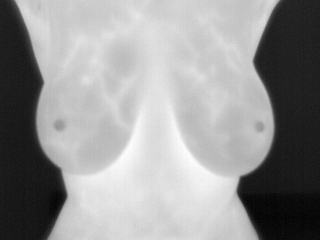
%> input picture test/IR_0100.png, 320 x 240 px
$ octave --eval "result = nipple_amodio(imread('test/IR_0100.png'));"   (GNU Octave 9; MATLAB toolbox functions it lacks are replaced by stand-ins)
%> lines starting %> are read from the running program, lines starting %| are printed output that depends on the picture; in (x1, y1, x2, y2) boxes, pixels count from 0 and x2, y2 are one past the last pixel; in counts of white or black regions, pixels touching at a corner belong together; the program's own positions count from 1

function image_with_nipples = nipple_amodio(image)

    % --------------------------------- gray scale image ---------------------------------- %

    bw_image = rgb2gray(image);

    %imshow(bw_image);

    % ------------------------------ human-body segmentation ------------------------------ %

    % human body binary mask
    T = 50;
    [m,n] = size(bw_image);
%> m = 240; n = 320
    binary_mask = zeros([m,n] ,'logical');

    for i = 1 : m
        for j = 1 : n
            if image(i,j) <= T
                binary_mask(i,j) = 0;
            else
                binary_mask(i,j) = 1;
            end
        end
    end
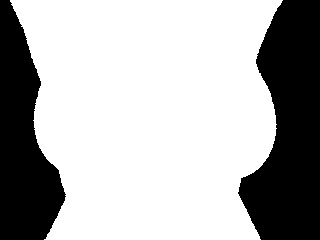
%> binary_mask: size 240x320 logical; 69.5% white; 2 black regions, box (x1, y1, x2, y2) and area: (238, 0, 320, 240) 13775, (0, 0, 66, 240) 9665

    % morphological closing
    SE = strel('disk',3);
    binary_mask =imclose(binary_mask, SE);
%> binary_mask: size 240x320 logical; 69.5% white; 2 black regions, box (x1, y1, x2, y2) and area: (239, 0, 320, 240) 13770, (0, 0, 65, 240) 9655

    % morphological dilation
    SE = strel('disk',10);
    human_body_binary_mask = imdilate(binary_mask,SE);
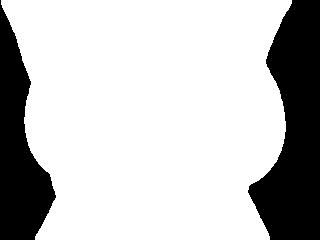
%> human_body_binary_mask: size 240x320 logical; 76% white; 2 black regions, box (x1, y1, x2, y2) and area: (248, 0, 320, 240) 11221, (0, 0, 56, 240) 7188

    %imshow(human_body_binary_mask);

    % -------------------------------- adaptive threshold -------------------------------- %

    C = 0.03;
    neighborhood = 15;
    mf_image  = medfilt2(bw_image,[neighborhood neighborhood]);
    image_tmp =  mf_image - bw_image;
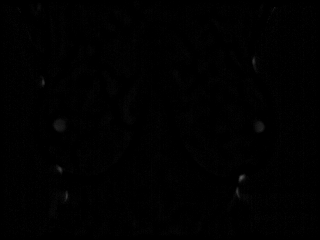
%> image_tmp: size 240x320 uint8; min 0, max 83, mean 1
    segmented_image = imbinarize(image_tmp,C);
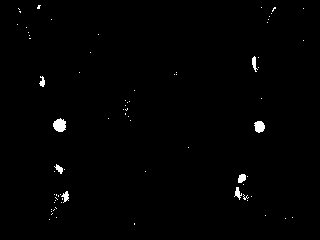
%> segmented_image: size 240x320 logical; 0.84% white; 74 white regions (66 under 20 px), largest, box (x1, y1, x2, y2) and area: (53, 118, 66, 132) 137, (254, 121, 265, 133) 100, (238, 174, 246, 183) 57

    segmented_image = immultiply(segmented_image, human_body_binary_mask);

    %imshow(segmented_image);

    % -------------------------------------- mask_UL ------------------------------------- %

    [Him,Lim] = size(segmented_image);
%> Him = 240; Lim = 320
    Lcnt = Lim / 2;
%> Lcnt = 160
    Hup = 0.35 * Him;
%> Hup = 84
    Hlw = 0.3 * Him;
%> Hlw = 72

    mask_UL = segmented_image(:,:);

    mask_UL(1:Hup,:) = 0;
    mask_UL((Him-Hlw):Him,:) = 0;
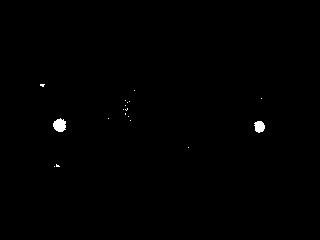
%> mask_UL: size 240x320 logical; 0.36% white; 18 white regions (16 under 20 px), largest, box (x1, y1, x2, y2) and area: (53, 118, 66, 132) 137, (254, 121, 265, 133) 100

    %imshow(mask_UL);

    % --------------------------------- region detection --------------------------------- %


    %list of candidate computed only considerating valid regions
    Np = 20;
    list_of_candidates = regionprops(mask_UL, 'PixelList', 'Circularity', 'Centroid');
%> list_of_candidates = 18 regions; first 5, Centroid and Circularity: [42.9 85.7] 0.799, [60.3 125.8] 0.812, [55 167] NaN, [58.1 166.4] 0.776, [109 119] NaN

    for i=1:size(list_of_candidates,1)
        candidate_size = size(list_of_candidates(i).PixelList,1);
        if (candidate_size < Np)
            list_of_candidates(i).PixelList=[];
            list_of_candidates(i).Centroid=[];
            list_of_candidates(i).Circularity=[];
        end
    end
%> this loop made 18 passes
%> candidate_size on passes 1 to 12: 11, 137, 1, 8, 1, 1, 1, 1, 4, 2, 1, 1
%> after the loop, list_of_candidates = 18 items

    % [12 lines of commented-out code are left out]

    L_left = list_of_candidates;
%> L_left = 18 items
    L_left_size = 0;

    L_right = list_of_candidates(:,:);
%> L_right = 18 items
    L_right_size = 0;

    for i=1:size(list_of_candidates,1)
        candidate_centroid = list_of_candidates(i).Centroid;
        if(~isempty(candidate_centroid))
            if (candidate_centroid(1)> Lcnt)
                L_left(i).PixelList=[];
                L_left(i).Centroid=[];
                L_left(i).Circularity=[];
                L_right_size = L_right_size+1;
            else
                L_right(i).PixelList=[];
                L_right(i).Centroid=[];
                L_right(i).Circularity=[];
                L_left_size = L_left_size+1;
            end
        end
    end
%> this loop made 18 passes
%> (candidate_centroid, L_left_size) on pass 2: ([60.3 125.8], 1)
%> (candidate_centroid, L_right_size) on pass 17: ([260.1 127.2], 1)

    % nipple selection algorithm

    if(L_left_size > 1)
        % list of all the roundnesses of the candidates
        candidates_roundnesses = [];
        % list of indices associated with candidates
        candidates_indeces = [];

        for i = 1:size(L_left,1)
            candidate_roundness = L_left(i).Circularity;
            if(~isempty(candidate_roundness))
                candidates_roundnesses = [candidates_roundnesses candidate_roundness];
                candidates_indeces = [candidates_indeces i];
            end
        end

        [~, m_l]= max(candidates_roundnesses);
        if(size(m_l) > 1)
            a_l = -1;
            for i=1:size(m_l)
                % takes the index of each candidate associated with maximum roundness from the candidates_indeces
                index = candidates_indeces(m_l(i));
                candidate_area = L_left((index)).PixelList;
                if(candidate_area > a_l)
                    a_l = index;
                end
            end
            nipple_left = L_left(a_l);
        else
            index = candidates_indeces(m_l);
            nipple_left = L_left(index);
        end

    elseif (L_left_size == 1)
        for i=1:size(L_left,1)
            % the camndidate will be one
            candidate_centroid = L_left(i).Centroid;
            if(~isempty(candidate_centroid))
                nipple_left = L_left(i);
            end
        end
%> this loop made 18 passes
%> nipple_left on pass 2: {Centroid [60.3 125.8], Circularity 0.812}
%> after the loop, nipple_left = 1 region; Centroid and Circularity: [60.3 125.8] 0.812
    else
        nipple_left = [];
    end


    if(L_right_size > 1)
        candidates_roundnesses = [];
        candidates_indeces = [];
        for i=1:size(L_right,1)
            candidate_roundness = L_right(i).Circularity;
            if(~isempty(candidate_roundness))
                candidates_roundnesses = [candidates_roundnesses candidate_roundness];
                candidates_indeces = [candidates_indeces i];
            end
        end

        [~, m_r] = max(candidates_roundnesses);
        if(size(m_r) > 1)
            a_r = 0;
            for i=1:size(m_r)
                % takes the index of each candidate associated with maximum roundness from the candidates_indeces
                index = candidates_indeces(m_r(i));
                candidate_area = L_right((index)).PixelList;
                if(candidate_area > a_r)
                    a_r = index;
                end
            end
            nipple_right = L_right(a_r);
        else
            index = candidates_indeces(m_r);
            nipple_right = L_right(index);
        end
    elseif (L_right_size == 1)
        for i=1:size(L_right,1)
            % the candidate will be one
            candidate_centroid = L_right(i).Centroid;
            if(~isempty(candidate_centroid))
                nipple_right = L_right(i);
            end
        end
%> this loop made 18 passes
%> nipple_right on pass 17: {Centroid [260.1 127.2], Circularity 0.897}
%> after the loop, nipple_right = 1 region; Centroid and Circularity: [260.1 127.2] 0.897
    else
        nipple_right = [];
    end


    image_with_nipples = bw_image(:,:);
    imshow(image_with_nipples);

    hold on
    if(~isempty(nipple_left))
        plot(nipple_left.Centroid(:,1),nipple_left.Centroid(:,2),'b*', 'LineWidth',1.2, 'Markersize', 7);
    end
    if(~isempty(nipple_right))
        plot(nipple_right.Centroid(:,1),nipple_right.Centroid(:,2),'b*', 'LineWidth',1.2, 'Markersize', 7);
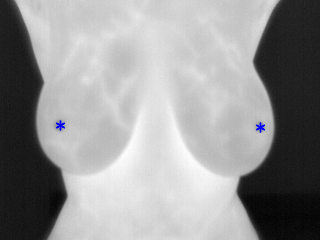
%> figure redrawn from the program's plot data
    end
    print('-dpng','-r0', 'results.png');
    hold off

%> (the run ends here)

$ run again, on test/IR_2841.png
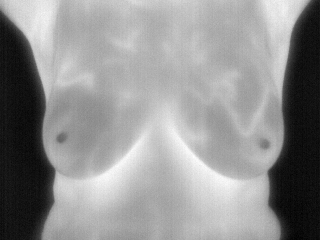
%> input picture test/IR_2841.png, 320 x 240 px
%> after the loop in nipple_amodio, `for i = 1 : m`:
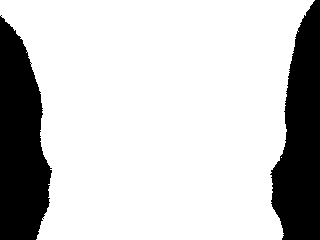
%> binary_mask: size 240x320 logical; 78.4% white; 2 black regions, box (x1, y1, x2, y2) and area: (0, 15, 52, 240) 8451, (270, 0, 320, 240) 8113
%> human_body_binary_mask: size 240x320 logical; 84.5% white; 2 black regions, box (x1, y1, x2, y2) and area: (0, 30, 42, 240) 6209, (281, 10, 320, 240) 5727
%> in nipple_amodio, `list_of_candidates = regionprops(mask_UL, 'PixelList', 'Circularity', ..`: list_of_candidates = 226 regions; first 5, Centroid and Circularity: [28 85] NaN, [32 137.5] 0.966, [32.5 144.5] 0.709, [33 132] NaN, [33.5 148.5] 0.709
%> the loop in nipple_amodio, `for i=1:size(list_of_candidates,1)` made 226 passes
%> candidate_size on passes 1 to 3: 1, 2, 2
%> after the loop in nipple_amodio, `for i=1:size(list_of_candidates,1)`: list_of_candidates = 226 items
%> the loop in nipple_amodio, `for i=1:size(list_of_candidates,1)` made 226 passes
%> (candidate_centroid, L_left_size) on pass 35: ([62.16 138.4], 1)
%> after the loop in nipple_amodio, `for i=1:size(list_of_candidates,1)`: L_right_size = 2
%> the loop in nipple_amodio, `for i=1:size(L_left,1)` made 226 passes
%> (candidate_centroid, nipple_left) on pass 35: ([62.16 138.4], {Centroid [62.2 138.4], Circularity 0.64})
%> after the loop in nipple_amodio, `for i=1:size(L_left,1)`: nipple_left = 1 region; Centroid and Circularity: [62.2 138.4] 0.64
%> after the loop in nipple_amodio, `for i=1:size(L_right,1)`: candidates_indeces = [199 206]; candidates_roundnesses = [0.51 0.564]
%> m_r = 2
%> index = 206
%> nipple_right = 1 region; Centroid and Circularity: [272.8 97.2] 0.564
%> in nipple_amodio, `plot(nipple_right.Centroid(:,1),nipple_right.Centroid(:,2),'b*', 'Line..`:
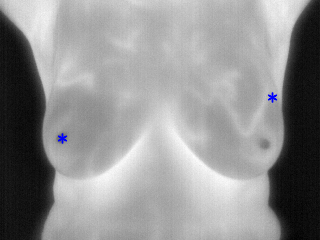
%> figure redrawn from the program's plot data

$ run again, on test/IR_3635.png
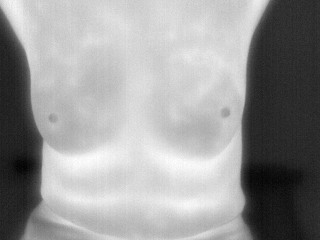
%> input picture test/IR_3635.png, 320 x 240 px
%> after the loop in nipple_amodio, `for i = 1 : m`:
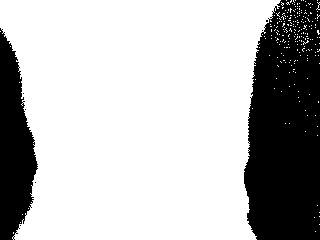
%> binary_mask: size 240x320 logical; 72.9% white; 8 black regions (6 under 20 px), largest, box (x1, y1, x2, y2) and area: (244, 0, 320, 240) 15575, (0, 28, 38, 240) 5204
%> human_body_binary_mask: size 240x320 logical; 87.2% white; 6 black regions (3 under 20 px), largest, box (x1, y1, x2, y2) and area: (253, 64, 320, 240) 6802, (0, 47, 28, 240) 2974, (314, 72, 320, 92) 66
%> in nipple_amodio, `list_of_candidates = regionprops(mask_UL, 'PixelList', 'Circularity', ..`: list_of_candidates = 150 regions; first 5, Centroid and Circularity: [15 89] NaN, [18 111] NaN, [18 115] NaN, [21 125] NaN, [24 115] NaN
%> the loop in nipple_amodio, `for i=1:size(list_of_candidates,1)` made 150 passes
%> candidate_size on passes 1 to 8: 1, 1, 1, 1, 1, 1, 2, 2
%> after the loop in nipple_amodio, `for i=1:size(list_of_candidates,1)`: list_of_candidates = 150 items
%> the loop in nipple_amodio, `for i=1:size(list_of_candidates,1)` made 150 passes
%> (candidate_centroid, L_left_size) on passes 24, 29: ([42.54 139.6], 1), ([53.61 118.9], 2)
%> after the loop in nipple_amodio, `for i=1:size(list_of_candidates,1)`: L_right_size = 1
%> the loop in nipple_amodio, `for i = 1:size(L_left,1)` made 150 passes
%> (candidate_roundness, candidates_roundnesses, candidates_indeces) on passes 24, 29: (0.604, 0.604, 24), (0.889, [0.604 0.889], [24 29])
%> m_l = 2
%> index = 29
%> nipple_left = 1 region; Centroid and Circularity: [53.6 118.9] 0.889
%> the loop in nipple_amodio, `for i=1:size(L_right,1)` made 150 passes
%> after the loop in nipple_amodio, `for i=1:size(L_right,1)`: nipple_right = 1 region; Centroid and Circularity: [226.2 113] 0.8
%> in nipple_amodio, `plot(nipple_right.Centroid(:,1),nipple_right.Centroid(:,2),'b*', 'Line..`:
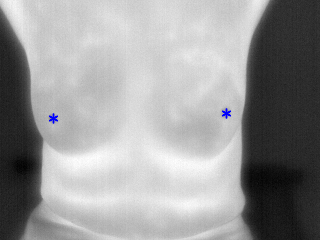
%> figure redrawn from the program's plot data
